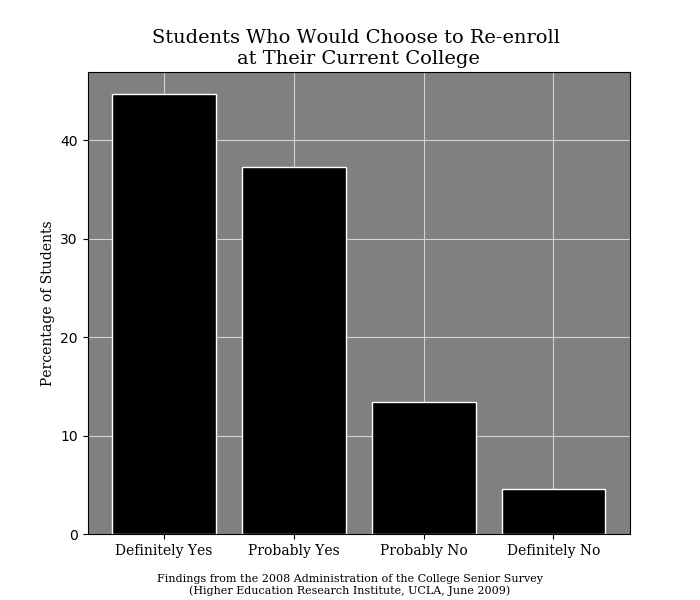

This figure's Python source:
import matplotlib.pyplot as plt
import numpy as np

font = 'Serif'
caption = ('Findings from the 2008 Administration of the College Senior Survey\n'
          '(Higher Education Research Institute, UCLA, June 2009)')

data = [0.447, 0.373, 0.134, 0.046]
categories = ['Definitely Yes', 'Probably Yes', 'Probably No', 'Definitely No']
positions = np.arange(len(categories))
data = list(map(lambda y: round(100 * y, 1), data))

ax = plt.axes()
# set background color
ax.patch.set_facecolor('grey')
# set z-value for grid
ax.set_axisbelow(True)

plt.bar(positions, data, align='center', color='black', edgecolor='white')
plt.xticks(positions, categories, fontsize=10, fontname=font)
plt.ylabel('Percentage of Students', fontsize=10, fontname=font)
plt.title('Students Who Would Choose to Re-enroll \nat Their Current College', 
           fontsize=14, fontname=font)
plt.grid(color='lightgrey')
plt.figtext(.5, 0.01, caption, wrap=True, ha='center', fontsize=8, 
            fontname=font)
plt.gcf().set_size_inches(7, 6)

plt.savefig('1.18.jpg')
plt.show()
